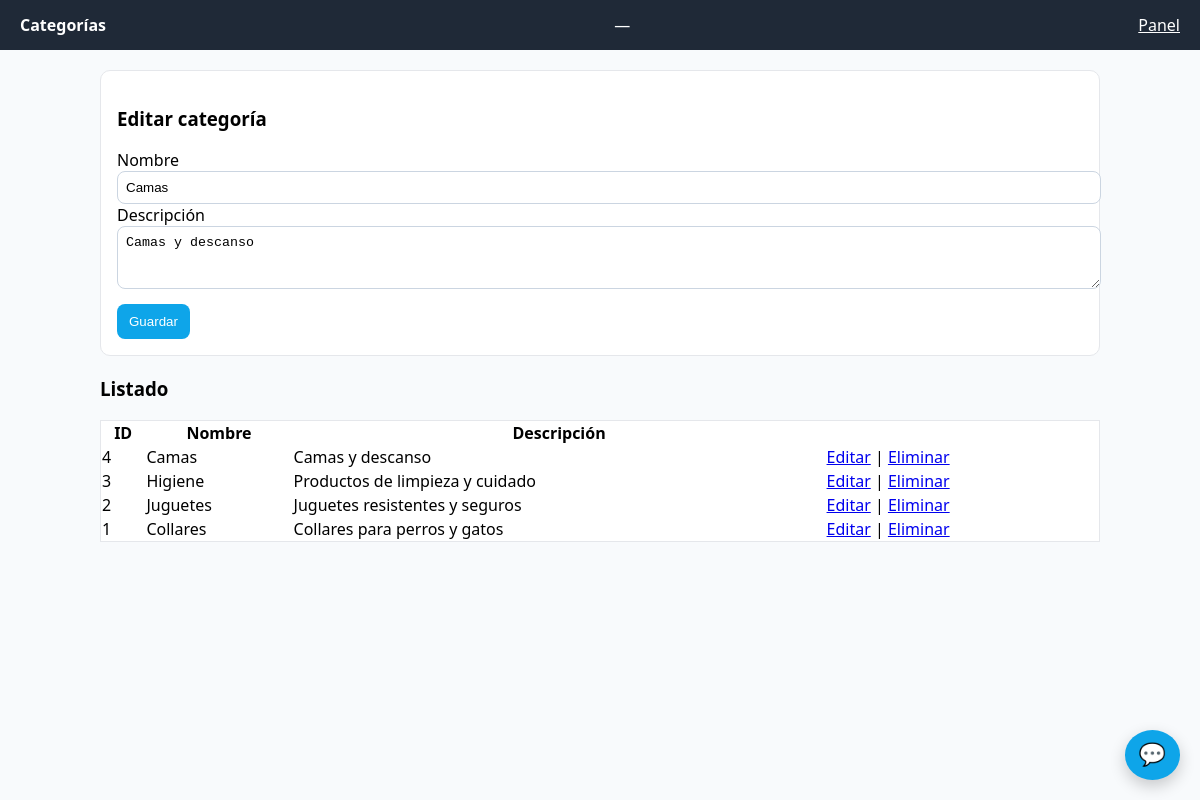
The page /admin_categorias.php?edit=4 (signed in) on the database its author committed.
### tables this page shows
CREATE TABLE categorias (
  id INT AUTO_INCREMENT PRIMARY KEY,
  nombre VARCHAR(100) NOT NULL,
  descripcion TEXT
);

### admin_categorias.php (the view, shortened to what this page needs)
<?php
require_once __DIR__ . '/conexion.php';
$edit=null;
if(isset($_GET['edit'])){
  $id=(int)$_GET['edit'];
  $st=$pdo->prepare("SELECT * FROM categorias WHERE id=?");
  $st->execute([$id]);
  $edit=$st->fetch();
}
$rows = $pdo->query("SELECT * FROM categorias ORDER BY id DESC")->fetchAll();
?>
<!doctype html>
<html lang="es">
<head><meta charset="utf-8"><meta name="viewport" content="width=device-width,initial-scale=1">
<link rel="stylesheet" href="assets/css/style.css">
</head>
<body>
<header><strong>Categorías</strong> — <a href="admin.php" style="color:#fff">Panel</a></header>
<div class="container">
  <div style="background:#fff;border:1px solid #e5e7eb;border-radius:10px;padding:16px;margin-top:16px">
    <h3><?= $edit? 'Editar categoría' : 'Nueva categoría' ?></h3>
    <form method="post">
      <label>Nombre</label>
      <input name="nombre" value="<?= htmlspecialchars($edit['nombre'] ?? '') ?>" style="width:100%;padding:8px;border:1px solid #cbd5e1;border-radius:8px">
      <label>Descripción</label>
      <textarea name="descripcion" style="width:100%;padding:8px;border:1px solid #cbd5e1;border-radius:8px" rows="3"><?= htmlspecialchars($edit['descripcion'] ?? '') ?></textarea>
      <button style="margin-top:10px;padding:10px 12px;border:0;border-radius:8px;background:#0ea5e9;color:#fff;cursor:pointer">Guardar</button>
    </form>
  </div>
  <h3 style="margin-top:20px">Listado</h3>
  <table style="width:100%;border-collapse:collapse;background:#fff;border:1px solid #e5e7eb">
    <tr><th>ID</th><th>Nombre</th><th>Descripción</th><th></th></tr>
    <?php foreach($rows as $r): ?>
      <tr>
        <td><?= (int)$r['id'] ?></td>
        <td><?= htmlspecialchars($r['nombre']) ?></td>
        <td><?= htmlspecialchars($r['descripcion']) ?></td>
        <td>
          <a href="admin_categorias.php?edit=<?= (int)$r['id'] ?>">Editar</a> |
          <a href="admin_categorias.php?del=<?= (int)$r['id'] ?>" onclick="return confirm('¿Eliminar?')">Eliminar</a>
        </td>
      </tr>
    <?php endforeach; ?>
  </table>
</div>
</body>
</html>

### assets/css/style.css (style rules this page uses)
body { font-family:system-ui,-apple-system,Segoe UI,Roboto,Ubuntu,Cantarell,Noto Sans,sans-serif;margin:0;background:#f8fafc }
header { background:#1f2937;color:#fff;padding:14px 20px;display:flex;justify-content:space-between;align-items:center }
.container { max-width:1000px;margin:20px auto;padding:0 16px }

### rows shown on the page
categorias: nombre "Camas", descripcion "Camas y descanso", id "4"
categorias: id "3", nombre "Higiene", descripcion "Productos de limpieza y cuidado"
categorias: id "2", nombre "Juguetes", descripcion "Juguetes resistentes y seguros"
categorias: id "1", nombre "Collares", descripcion "Collares para perros y gatos"
